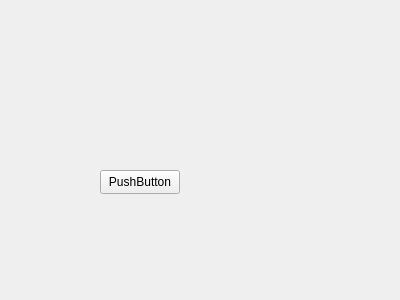
<?xml version="1.0" encoding="UTF-8"?>
<ui version="4.0">
 <class>gameWindow</class>
 <widget class="QWidget" name="gameWindow">
  <property name="geometry">
   <rect>
    <x>0</x>
    <y>0</y>
    <width>400</width>
    <height>300</height>
   </rect>
  </property>
  <property name="windowTitle">
   <string>Form</string>
  </property>
  <widget class="QPushButton" name="pushButton">
   <property name="geometry">
    <rect>
     <x>100</x>
     <y>170</y>
     <width>80</width>
     <height>24</height>
    </rect>
   </property>
   <property name="text">
    <string>PushButton</string>
   </property>
  </widget>
 </widget>
 <resources/>
 <connections/>
</ui>
